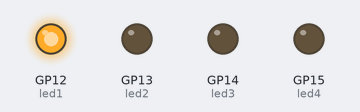
The program below on a simulated Raspberry Pi Pico running CircuitPython. Shown: output pins drawn as LEDs (lit = HIGH).

Above: at 0.05 s.
At 0.25 s:
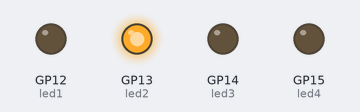
At 0.75 s:
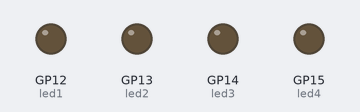
At 1.45 s:
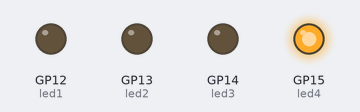
At 2.85 s:
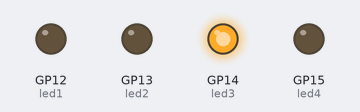
Timing chart, 0 to 3.1 s (numbered marks = the images above):
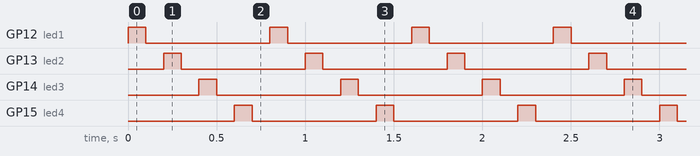

The program:

Project_A_Running_Light.py
```python
"""
Running Light by 4 LEDs

"""

import time
import board
import digitalio

# LED1 object and mode
led1 = digitalio.DigitalInOut(board.GP12)
led1.direction = digitalio.Direction.OUTPUT

# LED2 object and mode
led2 = digitalio.DigitalInOut(board.GP13)
led2.direction = digitalio.Direction.OUTPUT

# LED3 object and mode
led3 = digitalio.DigitalInOut(board.GP14)
led3.direction = digitalio.Direction.OUTPUT

# LED4 object and mode
led4 = digitalio.DigitalInOut(board.GP15)
led4.direction = digitalio.Direction.OUTPUT

while True:
    # Control the LED 1
    led1.value = True
    time.sleep(0.1)

    led1.value = False
    time.sleep(0.1)

    # Control the LED 2
    led2.value = True
    time.sleep(0.1)

    led2.value = False
    time.sleep(0.1)

    # Control the LED 3
    led3.value = True
    time.sleep(0.1)

    led3.value = False
    time.sleep(0.1)

    # Control the LED 4
    led4.value = True
    time.sleep(0.1)

    led4.value = False
    time.sleep(0.1)
```

Measured:
- by itself, GP12 (led1), GP13 (led2), GP14 (led3), GP15 (led4): alternates HIGH for 0.10 s and LOW for 0.70 s
